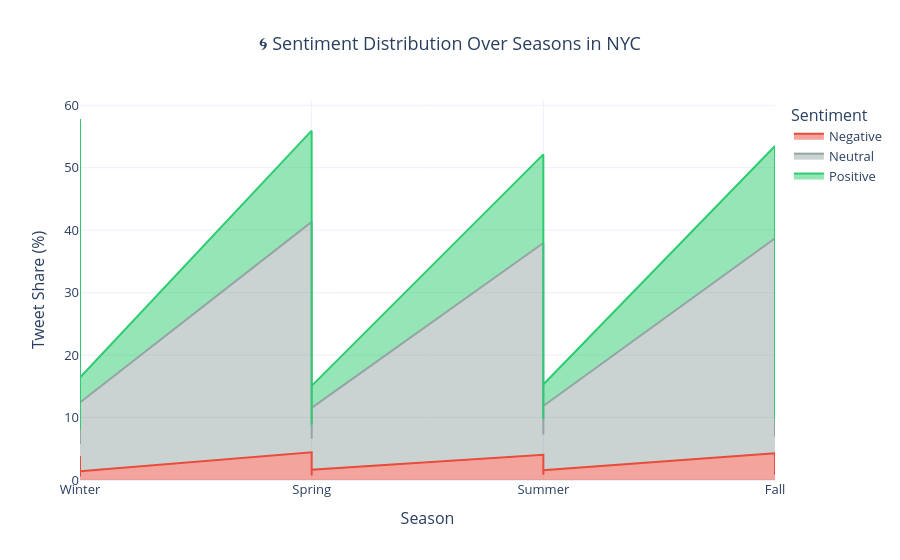

Notebook code cell kept with this figure:
### Code cell
import pandas as pd
import plotly.express as px

try:
    # Load seasonal sentiment summaries
    dfs = []
    for season in ['Winter', 'Spring', 'Summer', 'Fall']:
        temp = pd.read_csv(f"Outputs_2021/{season.lower()}_sentiment_summary.csv")
        temp['season'] = season
        dfs.append(temp)

    # Combine all
    seasonal_sentiment = pd.concat(dfs, ignore_index=True)

    # Ensure proper seasonal order
    season_order = ["Winter", "Spring", "Summer", "Fall"]
    seasonal_sentiment["season"] = pd.Categorical(seasonal_sentiment["season"], categories=season_order, ordered=True)

    # Calculate percentage distribution per season
    seasonal_sentiment['percentage'] = seasonal_sentiment.groupby('season')['count'].transform(
        lambda x: 100 * x / x.sum()
    )

    # Create area chart
    fig = px.area(
        seasonal_sentiment,
        x="season",
        y="percentage",   # use normalized percentage
        color="sentiment_label",
        line_group="sentiment_label",
        title="🌀 Sentiment Distribution Over Seasons in NYC",
        template="plotly_white",
        labels={
            "percentage": "Percentage (%)",
            "season": "Season",
            "sentiment_label": "Sentiment"
        },
        color_discrete_map={
            "Positive": "#2ECC71",
            "Neutral": "#95A5A6", 
            "Negative": "#E74C3C"
        }
    )

    # Style and layout improvements
    fig.update_layout(
        xaxis_title="Season",
        yaxis_title="Tweet Share (%)",
        legend_title="Sentiment",
        title_x=0.5,
        font=dict(size=13),
        plot_bgcolor='rgba(0,0,0,0)',
        hovermode="x unified"
    )

    fig.update_traces(mode='lines', line=dict(width=2))
    
    # Try different rendering methods
    try:
        fig.show()
    except:
        print("Interactive display not available. Saving as HTML file...")
        fig.write_html("seasonal_sentiment_plot.html")
        print("Plot saved as 'seasonal_sentiment_plot.html'. Open this file in your browser.")
        
except Exception as e:
    print(f"Error: {e}")
    print("Please install nbformat: pip install nbformat>=4.2.0")

### Figure 1 — Plotly figure (JSON) as saved in the notebook; plotly's stock layout.template omitted (floating-point values rounded to 4 significant figures)
{"data": [{"fillpattern": {"shape": ""}, "hovertemplate": "Sentiment=Negative<br>Season=%{x}<br>Percentage (%)=%{y}<extra></extra>", "legendgroup": "Negative", "line": {"color": "#E74C3C", "width": 2}, "marker": {"symbol": "circle"}, "mode": "lines", "name": "Negative", "orientation": "v", "showlegend": true, "stackgroup": "1", "type": "scatter", "x": ["Winter", "Winter", "Winter", "Winter", "Spring", "Spring", "Spring", "Spring", "Summer", "Summer", "Summer", "Summer", "Fall", "Fall", "Fall", "Fall"], "xaxis": "x", "y": [3.826, 1.257, 0.5689, 1.4, 4.44, 1.622, 0.735, 1.636, 4.028, 1.764, 0.8245, 1.558, 4.268, 1.642, 0.8583, 1.796], "yaxis": "y"}, {"fillpattern": {"shape": ""}, "hovertemplate": "Sentiment=Neutral<br>Season=%{x}<br>Percentage (%)=%{y}<extra></extra>", "legendgroup": "Neutral", "line": {"color": "#95A5A6", "width": 2}, "marker": {"symbol": "circle"}, "mode": "lines", "name": "Neutral", "orientation": "v", "showlegend": true, "stackgroup": "1", "type": "scatter", "x": ["Winter", "Winter", "Winter", "Winter", "Spring", "Spring", "Spring", "Spring", "Summer", "Summer", "Summer", "Summer", "Fall", "Fall", "Fall", "Fall"], "xaxis": "x", "y": [37.98, 11.36, 5.191, 11.0, 36.89, 13.57, 5.863, 9.913, 33.92, 15.94, 6.448, 10.28, 34.43, 15.4, 6.077, 9.283], "yaxis": "y"}, {"fillpattern": {"shape": ""}, "hovertemplate": "Sentiment=Positive<br>Season=%{x}<br>Percentage (%)=%{y}<extra></extra>", "legendgroup": "Positive", "line": {"color": "#2ECC71", "width": 2}, "marker": {"symbol": "circle"}, "mode": "lines", "name": "Positive", "orientation": "v", "showlegend": true, "stackgroup": "1", "type": "scatter", "x": ["Winter", "Winter", "Winter", "Winter", "Spring", "Spring", "Spring", "Spring", "Summer", "Summer", "Summer", "Summer", "Fall", "Fall", "Fall", "Fall"], "xaxis": "x", "y": [15.99, 5.168, 2.268, 3.997, 14.6, 4.974, 2.25, 3.516, 14.18, 5.119, 2.484, 3.448, 14.78, 5.144, 2.772, 3.544], "yaxis": "y"}], "layout": {"font": {"size": 13}, "hovermode": "x unified", "legend": {"title": {"text": "Sentiment"}, "tracegroupgap": 0}, "plot_bgcolor": "rgba(0,0,0,0)", "title": {"text": "🌀 Sentiment Distribution Over Seasons in NYC", "x": 0.5}, "xaxis": {"anchor": "y", "domain": [0, 1], "title": {"text": "Season"}}, "yaxis": {"anchor": "x", "domain": [0, 1], "title": {"text": "Tweet Share (%)"}}}}
